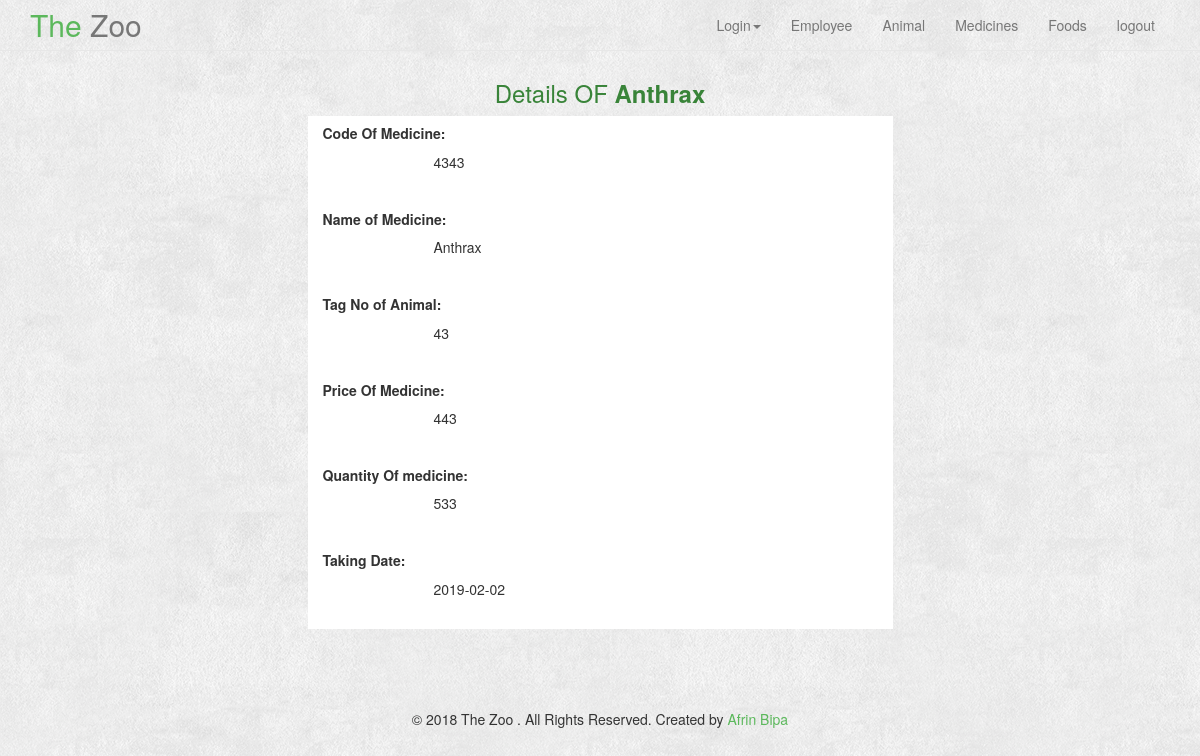
The app's page /Login/MedicineView.php?id=1 (signed in) with its own data.
### tables this page shows
CREATE TABLE `medicine` (
  `id` int(55) NOT NULL,
  `code` int(55) NOT NULL,
  `name` varchar(55) NOT NULL,
  `tag_no` varchar(25) NOT NULL,
  `price` int(15) NOT NULL,
  `quantity` int(25) NOT NULL,
  `date` date NOT NULL,
  `E_id` int(11) NOT NULL
);

### Login/MedicineView.php (the view, shortened to what this page needs)
<?php
$id = $_GET['id'];
$conn = mysqli_connect('localhost','root','','registrations');
$sql = "SELECT * FROM medicine WHERE id = $id";
$result = mysqli_query($conn, $sql);
$emp= mysqli_fetch_assoc($result);
?>
<?php include('header.php') ?>
<br><br><br>
<div class="container">
    <h3 style="text-align: center; color: #398439">Details OF <b><?php echo $emp['name'] ?></b></h3>
    <div class="row">
        <div style="background-color: white" class="col-md-6 col-md-offset-3">
            <h5><b>Code Of Medicine:</b></h5>
            <p style="margin-left: 20%"><?php echo $emp['code'] ?></p><br>
            <h5><b>Name of Medicine:</b></h5>
            <p style="margin-left: 20%"><?php echo $emp['name'] ?></p><br>
            <h5><b>Tag No of Animal:</b></h5>
            <p style="margin-left: 20%"><?php echo $emp['tag_no'] ?></p><br>
            <h5><b>Price Of Medicine:</b></h5>
            <p style="margin-left: 20%"><?php echo $emp['price'] ?></p><br>
            <h5><b>Quantity Of medicine:</b></h5>
            <p style="margin-left: 20%"><?php echo $emp['quantity'] ?></p><br>
            <h5><b>Taking Date:</b></h5>
            <p style="margin-left: 20%"><?php echo $emp['date'] ?></p><br>
        </div>
    </div>
</div>
<?php include('footer.php') ?>

### Login/css/bootshape.css (style rules this page uses)
body { background-image:url('../img/bg.png'); background-repeat:repeat; }

### records on screen
medicine: name "Anthrax", code "4343", tag_no "43", price "443", quantity "533", date "2019-02-02"
